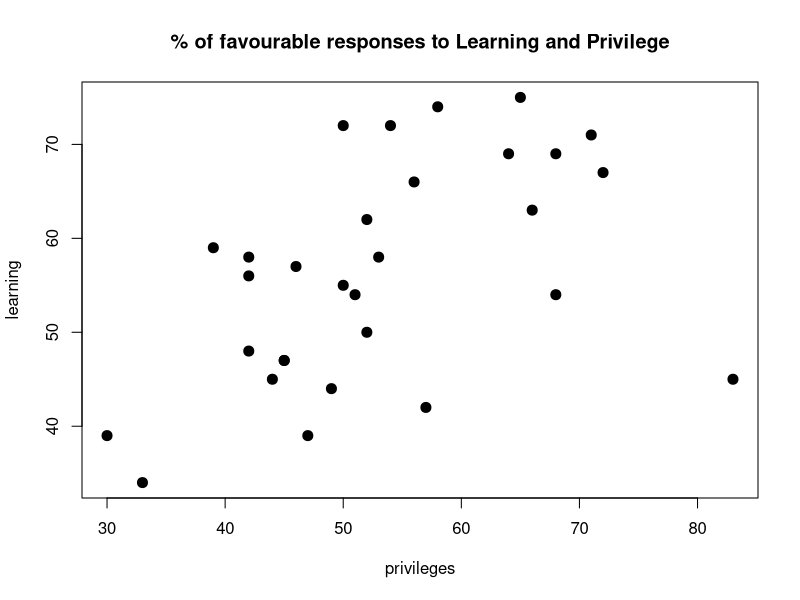
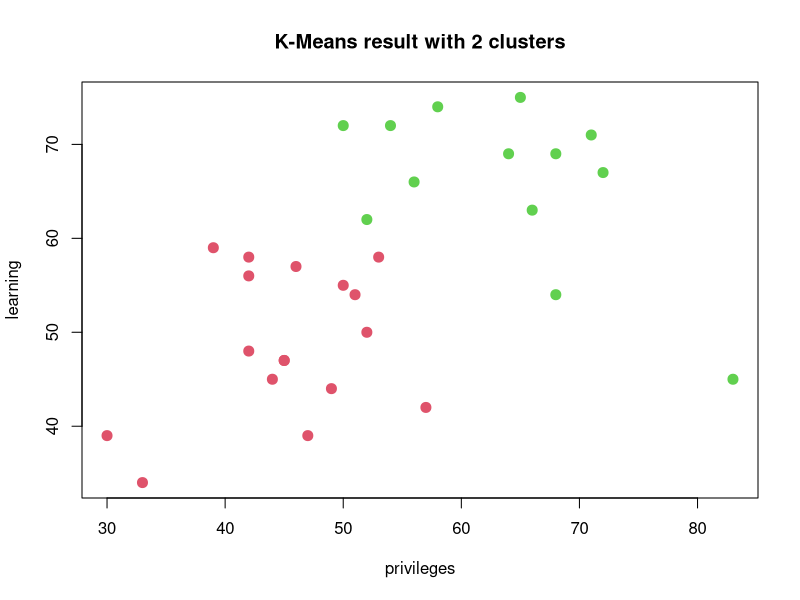
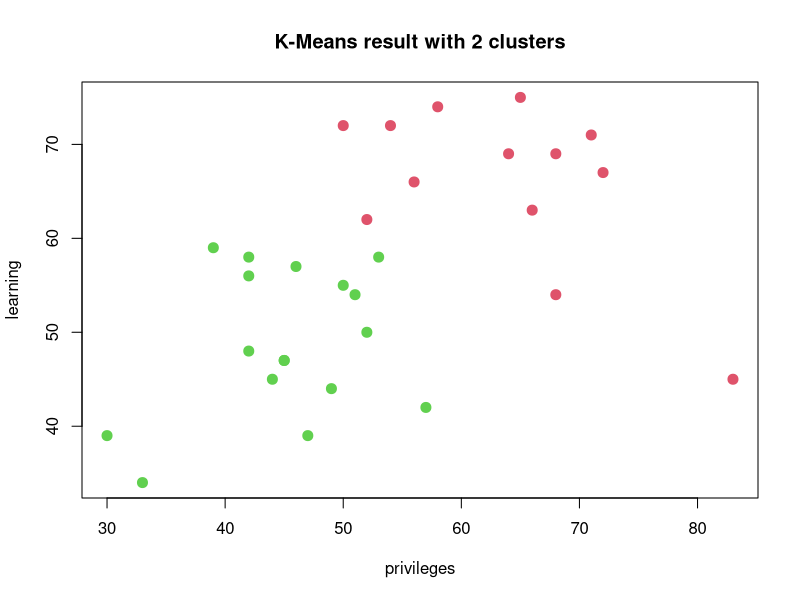
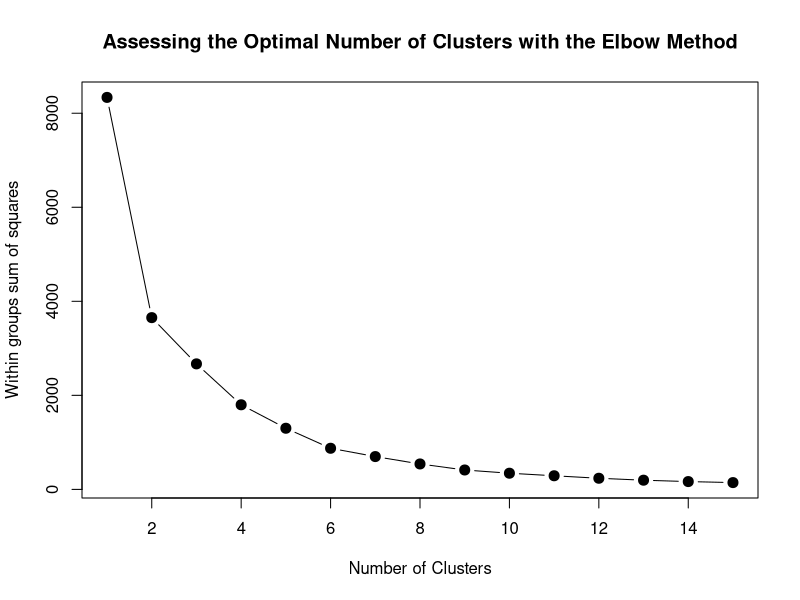
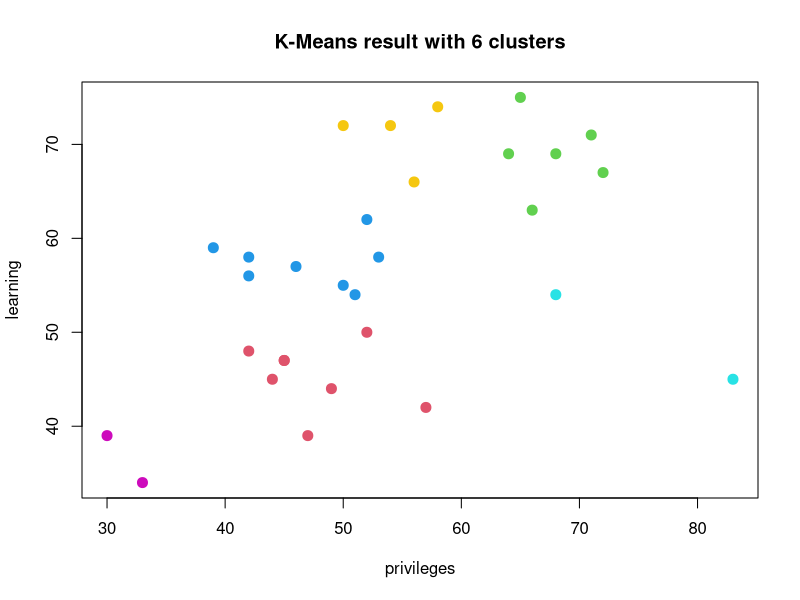

Source code (R) for these figures, in order:
## ---- chunk 1
knitr::opts_chunk$set(echo = TRUE)
## ---- chunk 2
library(datasets)
dat = attitude[,c(3,4)]
## ---- chunk 3
#?attitude
## ---- chunk 4
plot(dat, main = "% of favourable responses to Learning and Privilege", pch = 20, cex = 2)
## ---- chunk 5
set.seed(1)

dat_k2_1 <- kmeans(dat,2, nstart = 1)

dat_k2_1$cluster
## ---- chunk 6
dat_k2_1$tot.withinss
## ---- chunk 7
plot(dat, col = (dat_k2_1$cluster +1) , main = "K-Means result with 2 clusters", pch = 20, cex = 2)
## ---- chunk 8
set.seed(1)

dat_k2_100 <- kmeans(dat,2, nstart = 100)

dat_k2_100$cluster

dat_k2_100$tot.withinss
## ---- chunk 9
plot(dat, col = (dat_k2_100$cluster +1) , main = "K-Means result with 2 clusters", pch = 20, cex = 2)
## ---- chunk 10
# initialise vector to hold results
totWithinSS <- rep(0,15)

# capture total sum of squares for all k values 1-15
for(i in 1:15){
  set.seed(1)
  totWithinSS[i] = kmeans(dat,i,nstart = 100)$tot.withinss
}

totWithinSS
## ---- chunk 11
plot(1:15, totWithinSS, type = "b", xlab="Number of Clusters",
     ylab = "Within groups sum of squares",
     main = "Assessing the Optimal Number of Clusters with the Elbow Method",
     pch = 20, cex = 2)
## ---- chunk 12
set.seed(1)

dat_k6_100 <- kmeans(dat,6,nstart = 100)

plot(dat, col = (dat_k6_100$cluster +1) , main = "K-Means result with 6 clusters", pch = 20, cex = 2)
